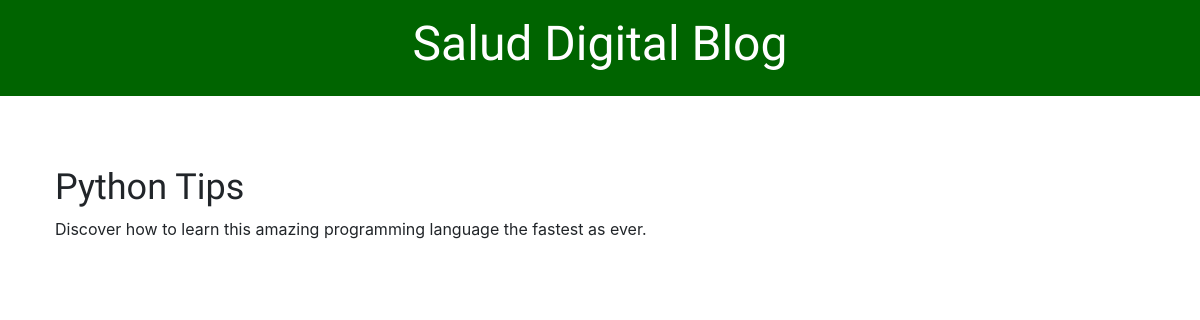
Before: /post/1/ with the older database file.
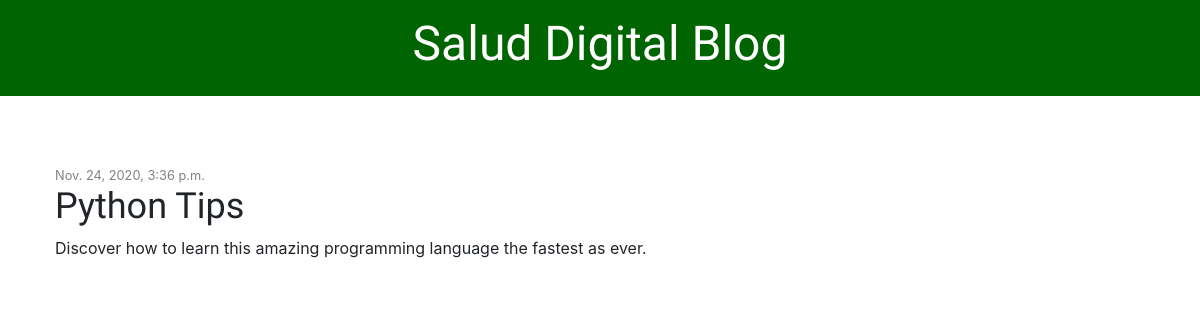
After: the same page with the newer database file.
### blog/models.py (models this page shows, shortened)
class Post(models.Model):
    author = models.ForeignKey('auth.User', on_delete=models.CASCADE)
    title = models.CharField(max_length=200)
    text = models.TextField()
    date = models.DateTimeField(default=timezone.now)
    published_date = models.DateTimeField(blank=True, null=True)

### blog/views.py (the view)
# urls.py: path('post/<int:pk>/', views.post_detail, name='post_detail'),
def post_detail(request, pk):
    post = get_object_or_404(Post, pk=pk)
    stuff_for_frontend = {'post' : post}
    return render(request, 'blog/post_detail.html', stuff_for_frontend)

### blog/templates/blog/post_detail.html (shortened to what this page needs)
{% extends 'blog/base.html' %}
{% block content %}
    <div class="posts">
            {% if post.published_date %}
                <div class="date">
                {{ post.published_date }}
                </div>
            {% endif %}
        <h2>{{post.title}}</h2>
        <p>{{post.text|linebreaksbr}}</p>
    </div>
{% endblock %}

Changed rows visible on the page:
changed Post "Python Tips": published_date (not shown) → "Nov. 24, 2020, 3:36 p.m."
